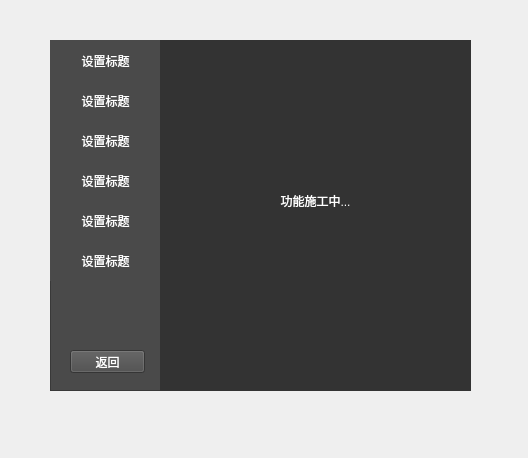
<?xml version="1.0" encoding="UTF-8"?>
<ui version="4.0">
 <class>Form</class>
 <widget class="QWidget" name="Form">
  <property name="geometry">
   <rect>
    <x>0</x>
    <y>0</y>
    <width>528</width>
    <height>458</height>
   </rect>
  </property>
  <property name="windowTitle">
   <string>Form</string>
  </property>
  <widget class="QLabel" name="label">
   <property name="geometry">
    <rect>
     <x>50</x>
     <y>40</y>
     <width>421</width>
     <height>351</height>
    </rect>
   </property>
   <property name="styleSheet">
    <string notr="true">.QLabel{
	background-color: rgb(51,51,51);
	border-radius:3px;
}</string>
   </property>
   <property name="text">
    <string/>
   </property>
  </widget>
  <widget class="QFrame" name="frame">
   <property name="geometry">
    <rect>
     <x>50</x>
     <y>40</y>
     <width>111</width>
     <height>351</height>
    </rect>
   </property>
   <property name="styleSheet">
    <string notr="true">background-color: rgb(74, 74, 74);</string>
   </property>
   <property name="frameShape">
    <enum>QFrame::StyledPanel</enum>
   </property>
   <property name="frameShadow">
    <enum>QFrame::Raised</enum>
   </property>
   <widget class="QLabel" name="label_2">
    <property name="geometry">
     <rect>
      <x>0</x>
      <y>0</y>
      <width>111</width>
      <height>41</height>
     </rect>
    </property>
    <property name="styleSheet">
     <string notr="true">color: rgb(255, 255, 255);</string>
    </property>
    <property name="text">
     <string>设置标题</string>
    </property>
    <property name="textFormat">
     <enum>Qt::AutoText</enum>
    </property>
    <property name="alignment">
     <set>Qt::AlignCenter</set>
    </property>
   </widget>
   <widget class="QPushButton" name="pushButton">
    <property name="geometry">
     <rect>
      <x>20</x>
      <y>310</y>
      <width>75</width>
      <height>23</height>
     </rect>
    </property>
    <property name="styleSheet">
     <string notr="true">color: rgb(255, 255, 255);</string>
    </property>
    <property name="text">
     <string>返回</string>
    </property>
   </widget>
   <widget class="QLabel" name="label_3">
    <property name="geometry">
     <rect>
      <x>0</x>
      <y>40</y>
      <width>111</width>
      <height>41</height>
     </rect>
    </property>
    <property name="styleSheet">
     <string notr="true">color: rgb(255, 255, 255);</string>
    </property>
    <property name="text">
     <string>设置标题</string>
    </property>
    <property name="textFormat">
     <enum>Qt::AutoText</enum>
    </property>
    <property name="alignment">
     <set>Qt::AlignCenter</set>
    </property>
   </widget>
   <widget class="QLabel" name="label_4">
    <property name="geometry">
     <rect>
      <x>0</x>
      <y>80</y>
      <width>111</width>
      <height>41</height>
     </rect>
    </property>
    <property name="styleSheet">
     <string notr="true">color: rgb(255, 255, 255);</string>
    </property>
    <property name="text">
     <string>设置标题</string>
    </property>
    <property name="textFormat">
     <enum>Qt::AutoText</enum>
    </property>
    <property name="alignment">
     <set>Qt::AlignCenter</set>
    </property>
   </widget>
   <widget class="QLabel" name="label_7">
    <property name="geometry">
     <rect>
      <x>0</x>
      <y>200</y>
      <width>111</width>
      <height>41</height>
     </rect>
    </property>
    <property name="styleSheet">
     <string notr="true">color: rgb(255, 255, 255);</string>
    </property>
    <property name="text">
     <string>设置标题</string>
    </property>
    <property name="textFormat">
     <enum>Qt::AutoText</enum>
    </property>
    <property name="alignment">
     <set>Qt::AlignCenter</set>
    </property>
   </widget>
   <widget class="QLabel" name="label_6">
    <property name="geometry">
     <rect>
      <x>0</x>
      <y>160</y>
      <width>111</width>
      <height>41</height>
     </rect>
    </property>
    <property name="styleSheet">
     <string notr="true">color: rgb(255, 255, 255);</string>
    </property>
    <property name="text">
     <string>设置标题</string>
    </property>
    <property name="textFormat">
     <enum>Qt::AutoText</enum>
    </property>
    <property name="alignment">
     <set>Qt::AlignCenter</set>
    </property>
   </widget>
   <widget class="QLabel" name="label_5">
    <property name="geometry">
     <rect>
      <x>0</x>
      <y>120</y>
      <width>111</width>
      <height>41</height>
     </rect>
    </property>
    <property name="styleSheet">
     <string notr="true">color: rgb(255, 255, 255);</string>
    </property>
    <property name="text">
     <string>设置标题</string>
    </property>
    <property name="textFormat">
     <enum>Qt::AutoText</enum>
    </property>
    <property name="alignment">
     <set>Qt::AlignCenter</set>
    </property>
   </widget>
  </widget>
  <widget class="QFrame" name="frame_2">
   <property name="geometry">
    <rect>
     <x>160</x>
     <y>40</y>
     <width>311</width>
     <height>351</height>
    </rect>
   </property>
   <property name="frameShape">
    <enum>QFrame::StyledPanel</enum>
   </property>
   <property name="frameShadow">
    <enum>QFrame::Raised</enum>
   </property>
   <widget class="QStackedWidget" name="stackedWidget">
    <property name="geometry">
     <rect>
      <x>0</x>
      <y>0</y>
      <width>311</width>
      <height>351</height>
     </rect>
    </property>
    <property name="styleSheet">
     <string notr="true">background-color: rgb(51,51,51);</string>
    </property>
    <property name="currentIndex">
     <number>0</number>
    </property>
    <widget class="QWidget" name="page">
     <widget class="QLabel" name="label_8">
      <property name="geometry">
       <rect>
        <x>100</x>
        <y>140</y>
        <width>111</width>
        <height>41</height>
       </rect>
      </property>
      <property name="styleSheet">
       <string notr="true">color: rgb(255, 255, 255);</string>
      </property>
      <property name="text">
       <string>功能施工中...</string>
      </property>
      <property name="textFormat">
       <enum>Qt::AutoText</enum>
      </property>
      <property name="alignment">
       <set>Qt::AlignCenter</set>
      </property>
     </widget>
    </widget>
    <widget class="QWidget" name="page_2">
     <widget class="QLabel" name="label_9">
      <property name="geometry">
       <rect>
        <x>100</x>
        <y>150</y>
        <width>111</width>
        <height>41</height>
       </rect>
      </property>
      <property name="styleSheet">
       <string notr="true">color: rgb(255, 255, 255);</string>
      </property>
      <property name="text">
       <string>不咕咕咕</string>
      </property>
      <property name="textFormat">
       <enum>Qt::AutoText</enum>
      </property>
      <property name="alignment">
       <set>Qt::AlignCenter</set>
      </property>
     </widget>
    </widget>
    <widget class="QWidget" name="page_3">
     <widget class="QLabel" name="label_10">
      <property name="geometry">
       <rect>
        <x>100</x>
        <y>140</y>
        <width>111</width>
        <height>41</height>
       </rect>
      </property>
      <property name="styleSheet">
       <string notr="true">color: rgb(255, 255, 255);</string>
      </property>
      <property name="text">
       <string>下次一定</string>
      </property>
      <property name="textFormat">
       <enum>Qt::AutoText</enum>
      </property>
      <property name="alignment">
       <set>Qt::AlignCenter</set>
      </property>
     </widget>
    </widget>
    <widget class="QWidget" name="page_4">
     <widget class="QLabel" name="label_11">
      <property name="geometry">
       <rect>
        <x>90</x>
        <y>140</y>
        <width>111</width>
        <height>41</height>
       </rect>
      </property>
      <property name="styleSheet">
       <string notr="true">color: rgb(255, 255, 255);</string>
      </property>
      <property name="text">
       <string>下次也丕定</string>
      </property>
      <property name="textFormat">
       <enum>Qt::AutoText</enum>
      </property>
      <property name="alignment">
       <set>Qt::AlignCenter</set>
      </property>
     </widget>
    </widget>
    <widget class="QWidget" name="page_5">
     <widget class="QLabel" name="label_12">
      <property name="geometry">
       <rect>
        <x>70</x>
        <y>150</y>
        <width>151</width>
        <height>41</height>
       </rect>
      </property>
      <property name="styleSheet">
       <string notr="true">color: rgb(255, 255, 255);</string>
      </property>
      <property name="text">
       <string>都说了下次，别往下翻了</string>
      </property>
      <property name="textFormat">
       <enum>Qt::AutoText</enum>
      </property>
      <property name="alignment">
       <set>Qt::AlignCenter</set>
      </property>
     </widget>
    </widget>
    <widget class="QWidget" name="page_6">
     <widget class="QLabel" name="label_13">
      <property name="geometry">
       <rect>
        <x>90</x>
        <y>150</y>
        <width>111</width>
        <height>41</height>
       </rect>
      </property>
      <property name="styleSheet">
       <string notr="true">color: rgb(255, 255, 255);</string>
      </property>
      <property name="text">
       <string>(ﾉ*･ω･)ﾉ</string>
      </property>
      <property name="textFormat">
       <enum>Qt::AutoText</enum>
      </property>
      <property name="alignment">
       <set>Qt::AlignCenter</set>
      </property>
     </widget>
    </widget>
   </widget>
  </widget>
 </widget>
 <resources/>
 <connections/>
</ui>
